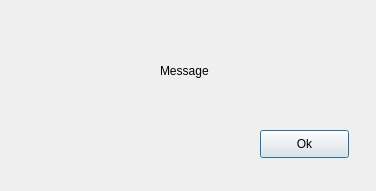
<?xml version="1.0" encoding="UTF-8"?>
<ui version="4.0">
 <class>Dialog</class>
 <widget class="QDialog" name="Dialog">
  <property name="geometry">
   <rect>
    <x>0</x>
    <y>0</y>
    <width>376</width>
    <height>191</height>
   </rect>
  </property>
  <property name="windowTitle">
   <string>Dialog</string>
  </property>
  <widget class="QPushButton" name="pushButton">
   <property name="geometry">
    <rect>
     <x>260</x>
     <y>130</y>
     <width>89</width>
     <height>28</height>
    </rect>
   </property>
   <property name="text">
    <string>Ok</string>
   </property>
  </widget>
  <widget class="QLabel" name="label_4">
   <property name="geometry">
    <rect>
     <x>160</x>
     <y>60</y>
     <width>111</width>
     <height>21</height>
    </rect>
   </property>
   <property name="text">
    <string>Message</string>
   </property>
  </widget>
 </widget>
 <resources/>
 <connections/>
</ui>
